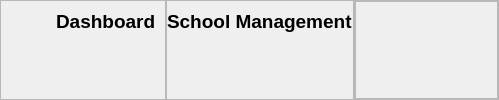
            <widget class="QWidget" name="header" native="true">
             <property name="minimumSize">
              <size>
               <width>0</width>
               <height>50</height>
              </size>
             </property>
             <layout class="QHBoxLayout" name="horizontalLayout_5">
              <property name="spacing">
               <number>0</number>
              </property>
              <property name="leftMargin">
               <number>0</number>
              </property>
              <property name="topMargin">
               <number>0</number>
              </property>
              <property name="rightMargin">
               <number>0</number>
              </property>
              <property name="bottomMargin">
               <number>0</number>
              </property>
              <item alignment="Qt::AlignLeft">
               <widget class="QFrame" name="titre_toogle1">
                <property name="frameShape">
                 <enum>QFrame::StyledPanel</enum>
                </property>
                <property name="frameShadow">
                 <enum>QFrame::Raised</enum>
                </property>
                <layout class="QHBoxLayout" name="horizontalLayout_6">
                 <property name="leftMargin">
                  <number>9</number>
                 </property>
                 <item alignment="Qt::AlignTop">
                  <widget class="QPushButton" name="btn_toggle">
                   <property name="cursor">
                    <cursorShape>PointingHandCursor</cursorShape>
                   </property>
                   <property name="text">
                    <string/>
                   </property>
                   <property name="icon">
                    <iconset>
                     <normaloff>../../../../../../../../../../../../../../.designer/assets/icons/menu.png</normaloff>../../../../../../../../../../../../../../.designer/assets/icons/menu.png</iconset>
                   </property>
                   <property name="iconSize">
                    <size>
                     <width>22</width>
                     <height>20</height>
                    </size>
                   </property>
                   <property name="flat">
                    <bool>true</bool>
                   </property>
                  </widget>
                 </item>
                 <item alignment="Qt::AlignTop">
                  <widget class="QLabel" name="titre_toggle">
                   <property name="font">
                    <font>
                     <pointsize>14</pointsize>
                     <weight>75</weight>
                     <bold>true</bold>
                    </font>
                   </property>
                   <property name="text">
                    <string>Dashboard</string>
                   </property>
                  </widget>
                 </item>
                </layout>
               </widget>
              </item>
              <item alignment="Qt::AlignHCenter">
               <widget class="QFrame" name="titre">
                <property name="frameShape">
                 <enum>QFrame::StyledPanel</enum>
                </property>
                <property name="frameShadow">
                 <enum>QFrame::Raised</enum>
                </property>
                <layout class="QHBoxLayout" name="horizontalLayout_7">
                 <property name="spacing">
                  <number>0</number>
                 </property>
                 <property name="leftMargin">
                  <number>0</number>
                 </property>
                 <property name="rightMargin">
                  <number>0</number>
                 </property>
                 <property name="bottomMargin">
                  <number>0</number>
                 </property>
                 <item alignment="Qt::AlignTop">
                  <widget class="QLabel" name="header_titre">
                   <property name="font">
                    <font>
                     <pointsize>14</pointsize>
                     <weight>75</weight>
                     <bold>true</bold>
                    </font>
                   </property>
                   <property name="text">
                    <string>School Management</string>
                   </property>
                  </widget>
                 </item>
                </layout>
               </widget>
              </item>
              <item alignment="Qt::AlignRight">
               <widget class="QFrame" name="frame_90">
                <property name="frameShape">
                 <enum>QFrame::StyledPanel</enum>
                </property>
                <property name="frameShadow">
                 <enum>QFrame::Raised</enum>
                </property>
                <layout class="QHBoxLayout" name="horizontalLayout_96">
                 <property name="spacing">
                  <number>25</number>
                 </property>
                 <property name="leftMargin">
                  <number>0</number>
                 </property>
                 <property name="topMargin">
                  <number>0</number>
                 </property>
                 <property name="rightMargin">
                  <number>0</number>
                 </property>
                 <property name="bottomMargin">
                  <number>0</number>
                 </property>
                 <item alignment="Qt::AlignRight">
                  <widget class="QFrame" name="action">
                   <property name="frameShape">
                    <enum>QFrame::StyledPanel</enum>
                   </property>
                   <property name="frameShadow">
                    <enum>QFrame::Raised</enum>
                   </property>
                   <layout class="QHBoxLayout" name="horizontalLayout_9">
                    <property name="leftMargin">
                     <number>0</number>
                    </property>
                    <property name="rightMargin">
                     <number>9</number>
                    </property>
                    <property name="bottomMargin">
                     <number>0</number>
                    </property>
                    <item alignment="Qt::AlignTop">
                     <widget class="QPushButton" name="minimize">
                      <property name="cursor">
                       <cursorShape>PointingHandCursor</cursorShape>
                      </property>
                      <property name="text">
                       <string/>
                      </property>
                      <property name="icon">
                       <iconset>
                        <normaloff>../../../../../../../../../../../../../../.designer/assets/icons/icons8-subtract-96.png</normaloff>../../../../../../../../../../../../../../.designer/assets/icons/icons8-subtract-96.png</iconset>
                      </property>
                      <property name="flat">
                       <bool>true</bool>
                      </property>
                     </widget>
                    </item>
                    <item alignment="Qt::AlignTop">
                     <widget class="QPushButton" name="btn_min">
                      <property name="cursor">
                       <cursorShape>PointingHandCursor</cursorShape>
                      </property>
                      <property name="text">
                       <string/>
                      </property>
                      <property name="icon">
                       <iconset>
                        <normaloff>../../../../../../../../../../../../../../.designer/assets/icons/icons8-full-image-96.png</normaloff>../../../../../../../../../../../../../../.designer/assets/icons/icons8-full-image-96.png</iconset>
                      </property>
                      <property name="flat">
                       <bool>true</bool>
                      </property>
                     </widget>
                    </item>
                    <item alignment="Qt::AlignTop">
                     <widget class="QPushButton" name="btn_close">
                      <property name="cursor">
                       <cursorShape>PointingHandCursor</cursorShape>
                      </property>
                      <property name="text">
                       <string/>
                      </property>
                      <property name="icon">
                       <iconset>
                        <normaloff>../../../../../../../../../../../../../../.designer/assets/icons/icons8-close-96.png</normaloff>../../../../../../../../../../../../../../.designer/assets/icons/icons8-close-96.png</iconset>
                      </property>
                      <property name="flat">
                       <bool>true</bool>
                      </property>
                     </widget>
                    </item>
                   </layout>
                  </widget>
                 </item>
                </layout>
               </widget>
              </item>
             </layout>
            </widget>
